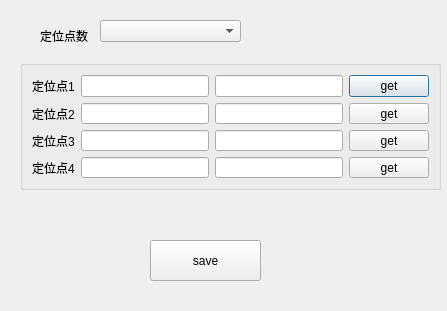
<?xml version="1.0" encoding="UTF-8"?>
<ui version="4.0">
 <class>DialogLayerLoPts</class>
 <widget class="QDialog" name="DialogLayerLoPts">
  <property name="geometry">
   <rect>
    <x>0</x>
    <y>0</y>
    <width>447</width>
    <height>311</height>
   </rect>
  </property>
  <property name="windowTitle">
   <string>Dialog</string>
  </property>
  <widget class="QGroupBox" name="groupBox">
   <property name="geometry">
    <rect>
     <x>20</x>
     <y>60</y>
     <width>421</width>
     <height>130</height>
    </rect>
   </property>
   <property name="title">
    <string/>
   </property>
   <layout class="QGridLayout" name="gridLayout">
    <item row="0" column="0">
     <widget class="QLabel" name="label">
      <property name="text">
       <string>定位点1</string>
      </property>
     </widget>
    </item>
    <item row="0" column="1">
     <widget class="QLineEdit" name="lineEdit_X1"/>
    </item>
    <item row="0" column="2">
     <widget class="QLineEdit" name="lineEditY1"/>
    </item>
    <item row="0" column="3">
     <widget class="QPushButton" name="pushButton">
      <property name="text">
       <string>get</string>
      </property>
     </widget>
    </item>
    <item row="1" column="0">
     <widget class="QLabel" name="label_2">
      <property name="text">
       <string>定位点2</string>
      </property>
     </widget>
    </item>
    <item row="1" column="1">
     <widget class="QLineEdit" name="lineEditX2"/>
    </item>
    <item row="1" column="2">
     <widget class="QLineEdit" name="lineEditY2"/>
    </item>
    <item row="1" column="3">
     <widget class="QPushButton" name="pushButton_2">
      <property name="text">
       <string>get</string>
      </property>
     </widget>
    </item>
    <item row="2" column="0">
     <widget class="QLabel" name="label_3">
      <property name="text">
       <string>定位点3</string>
      </property>
     </widget>
    </item>
    <item row="2" column="1">
     <widget class="QLineEdit" name="lineEditX3"/>
    </item>
    <item row="2" column="2">
     <widget class="QLineEdit" name="lineEditY3"/>
    </item>
    <item row="2" column="3">
     <widget class="QPushButton" name="pushButton_3">
      <property name="text">
       <string>get</string>
      </property>
     </widget>
    </item>
    <item row="3" column="0">
     <widget class="QLabel" name="label_4">
      <property name="text">
       <string>定位点4</string>
      </property>
     </widget>
    </item>
    <item row="3" column="1">
     <widget class="QLineEdit" name="lineEditX4"/>
    </item>
    <item row="3" column="2">
     <widget class="QLineEdit" name="lineEditY4"/>
    </item>
    <item row="3" column="3">
     <widget class="QPushButton" name="pushButton_4">
      <property name="text">
       <string>get</string>
      </property>
     </widget>
    </item>
   </layout>
  </widget>
  <widget class="QPushButton" name="pushButton_save">
   <property name="geometry">
    <rect>
     <x>150</x>
     <y>240</y>
     <width>111</width>
     <height>41</height>
    </rect>
   </property>
   <property name="text">
    <string>save</string>
   </property>
  </widget>
  <widget class="QLabel" name="label_5">
   <property name="geometry">
    <rect>
     <x>40</x>
     <y>30</y>
     <width>54</width>
     <height>12</height>
    </rect>
   </property>
   <property name="text">
    <string>定位点数</string>
   </property>
  </widget>
  <widget class="QComboBox" name="comboBox">
   <property name="geometry">
    <rect>
     <x>100</x>
     <y>20</y>
     <width>141</width>
     <height>22</height>
    </rect>
   </property>
  </widget>
 </widget>
 <resources/>
 <connections/>
</ui>
